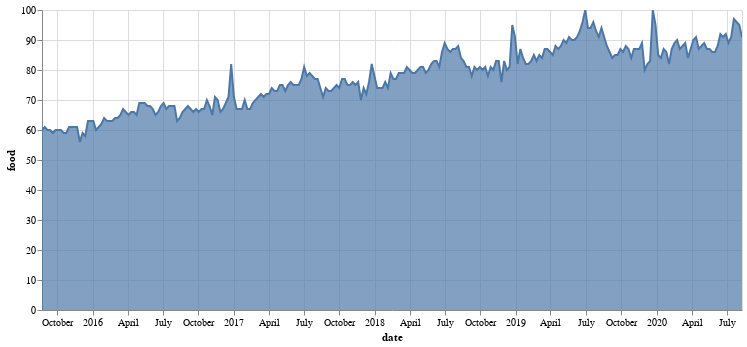

Here is the notebook cell this chart was saved with:
### Code cell
r_o_t_plot = alt.Chart(r_o_t).encode(x='date', y=kw_list).mark_area(line=True).interactive().properties(width=700)
r_o_t_plot

### Figure 1 — Vega-Lite specification as saved in the notebook (floating-point values rounded to 4 significant figures; data arrays with more than 128 entries replaced by an {"elided": "..."} marker saying what was removed)
{"config": {"view": {"continuousWidth": 400, "continuousHeight": 300}}, "data": {"name": "data-b42748e6dd5321efcfec97bcfb13c725"}, "mark": {"type": "area", "line": true}, "encoding": {"x": {"type": "temporal", "field": "date"}, "y": {"type": "quantitative", "field": "food"}}, "selection": {"selector002": {"type": "interval", "bind": "scales", "encodings": ["x", "y"]}}, "width": 700, "$schema": "https://vega.github.io/schema/vega-lite/v4.8.1.json", "datasets": {"data-b42748e6dd5321efcfec97bcfb13c725": {"elided": "260 records"}}}
